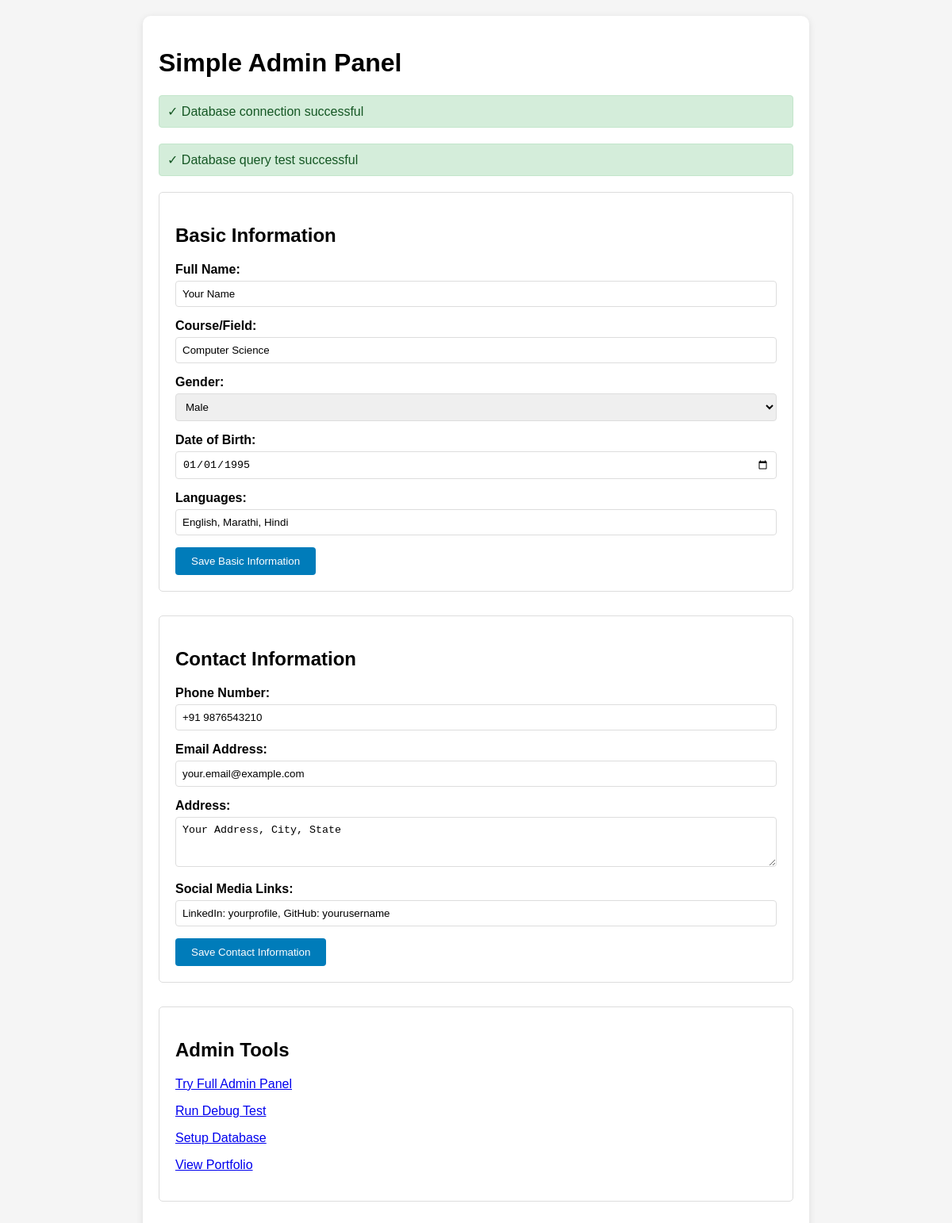
/admin-simple.php, run on the app's committed database.
### tables this page shows
CREATE TABLE IF NOT EXISTS basic_details (
    id INT AUTO_INCREMENT PRIMARY KEY,
    name VARCHAR(255) NOT NULL,
    course VARCHAR(100) DEFAULT NULL,
    gender VARCHAR(20) DEFAULT NULL,
    birth_date DATE DEFAULT NULL,
    languages VARCHAR(255) DEFAULT NULL,
    profile_photo VARCHAR(255) DEFAULT NULL,
    created_at TIMESTAMP DEFAULT CURRENT_TIMESTAMP,
    updated_at TIMESTAMP DEFAULT CURRENT_TIMESTAMP ON UPDATE CURRENT_TIMESTAMP
);

CREATE TABLE IF NOT EXISTS contacts (
    id INT AUTO_INCREMENT PRIMARY KEY,
    phone VARCHAR(20) DEFAULT NULL,
    email VARCHAR(100) DEFAULT NULL,
    address TEXT DEFAULT NULL,
    social_links TEXT DEFAULT NULL,
    created_at TIMESTAMP DEFAULT CURRENT_TIMESTAMP,
    updated_at TIMESTAMP DEFAULT CURRENT_TIMESTAMP ON UPDATE CURRENT_TIMESTAMP
);

### admin-simple.php (the view, shortened to what this page needs)
<?php
echo "<!DOCTYPE html>";
echo "<html lang='en'>";
echo "<head>";
echo "</head>";
echo "<body>";
echo "<div class='container'>";
echo "<h1>Simple Admin Panel</h1>";
try {
    echo "<div class='alert alert-success'>✓ Database connection successful</div>";
    echo "<div class='alert alert-success'>✓ Database query test successful</div>";
} catch (Exception $e) {
    echo "<div class='alert alert-error'>✗ Database error: " . htmlspecialchars($e->getMessage()) . "</div>";
    echo "<p>Please check your database configuration in includes/config.php</p>";
    echo "<p><a href='setup-database.php'>Run Database Setup</a></p>";
    echo "</div></body></html>";
    exit;
}
try {
    $stmt = $pdo->query("SELECT * FROM basic_details LIMIT 1");
    $basicData = $stmt->fetch() ?: [];
    $stmt = $pdo->query("SELECT * FROM contacts LIMIT 1");
    $contactData = $stmt->fetch() ?: [];
} catch (Exception $e) {
    $basicData = [];
    $contactData = [];
    $error = "Could not retrieve data: " . $e->getMessage();
}
echo "<div class='section'>";
echo "<h2>Basic Information</h2>";
echo "<form method='post'>";
echo "<div class='form-group'>";
echo "<label for='name'>Full Name:</label>";
echo "<input type='text' id='name' name='name' value='" . htmlspecialchars($basicData['name'] ?? '') . "'>";
echo "</div>";
echo "<div class='form-group'>";
echo "<label for='course'>Course/Field:</label>";
echo "<input type='text' id='course' name='course' value='" . htmlspecialchars($basicData['course'] ?? '') . "'>";
echo "</div>";
echo "<div class='form-group'>";
echo "<label for='gender'>Gender:</label>";
echo "<select id='gender' name='gender'>";
echo "<option value='Male'" . (($basicData['gender'] ?? '') === 'Male' ? ' selected' : '') . ">Male</option>";
echo "</select>";
echo "</div>";
echo "<div class='form-group'>";
echo "<label for='birth_date'>Date of Birth:</label>";
echo "<input type='date' id='birth_date' name='birth_date' value='" . htmlspecialchars($basicData['birth_date'] ?? '') . "'>";
echo "</div>";
echo "<div class='form-group'>";
echo "<label for='languages'>Languages:</label>";
echo "<input type='text' id='languages' name='languages' value='" . htmlspecialchars($basicData['languages'] ?? '') . "' placeholder='e.g., English, Hindi, Spanish'>";
echo "</div>";
echo "<button type='submit'>Save Basic Information</button>";
echo "</form>";
echo "</div>";
echo "<div class='section'>";
echo "<h2>Contact Information</h2>";
echo "<form method='post'>";
echo "<div class='form-group'>";
echo "<label for='phone'>Phone Number:</label>";
echo "<input type='tel' id='phone' name='phone' value='" . htmlspecialchars($contactData['phone'] ?? '') . "'>";
echo "</div>";
echo "<div class='form-group'>";
echo "<label for='email'>Email Address:</label>";
echo "<input type='email' id='email' name='email' value='" . htmlspecialchars($contactData['email'] ?? '') . "'>";
echo "</div>";
echo "<div class='form-group'>";
echo "<label for='address'>Address:</label>";
echo "<textarea id='address' name='address' rows='3'>" . htmlspecialchars($contactData['address'] ?? '') . "</textarea>";
echo "</div>";
echo "<div class='form-group'>";
echo "<label for='social_links'>Social Media Links:</label>";
echo "<input type='text' id='social_links' name='social_links' value='" . htmlspecialchars($contactData['social_links'] ?? '') . "' placeholder='LinkedIn, GitHub, Twitter (comma separated)'>";
echo "</div>";
echo "<button type='submit'>Save Contact Information</button>";
echo "</form>";
echo "</div>";
echo "<div class='section'>";
echo "<h2>Admin Tools</h2>";
echo "<p><a href='admin.php'>Try Full Admin Panel</a></p>";
echo "<p><a href='admin-debug.php'>Run Debug Test</a></p>";
echo "<p><a href='setup-database.php'>Setup Database</a></p>";
echo "<p><a href='index.php'>View Portfolio</a></p>";
echo "</div>";
echo "</div>";
echo "</body>";
echo "</html>";
?>

### data on the page
basic_details: name "Your Name", course "Computer Science", gender "Male", birth_date "01/01/1995", languages "English, Marathi, Hindi"
contacts: phone "+91 9876543210", email "your.email@example.com", address "Your Address, City, State", social_links "LinkedIn: yourprofile, GitHub: yourusername"
